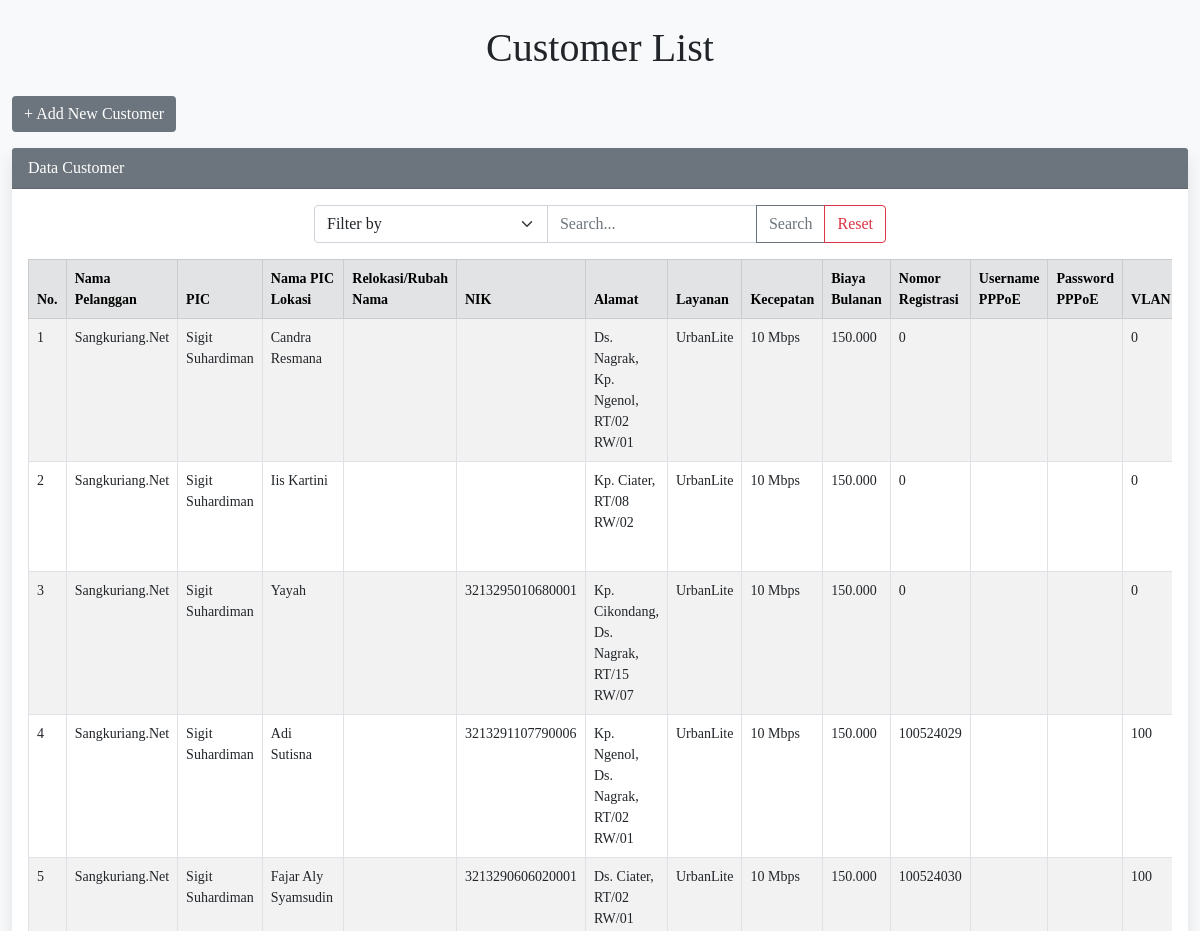
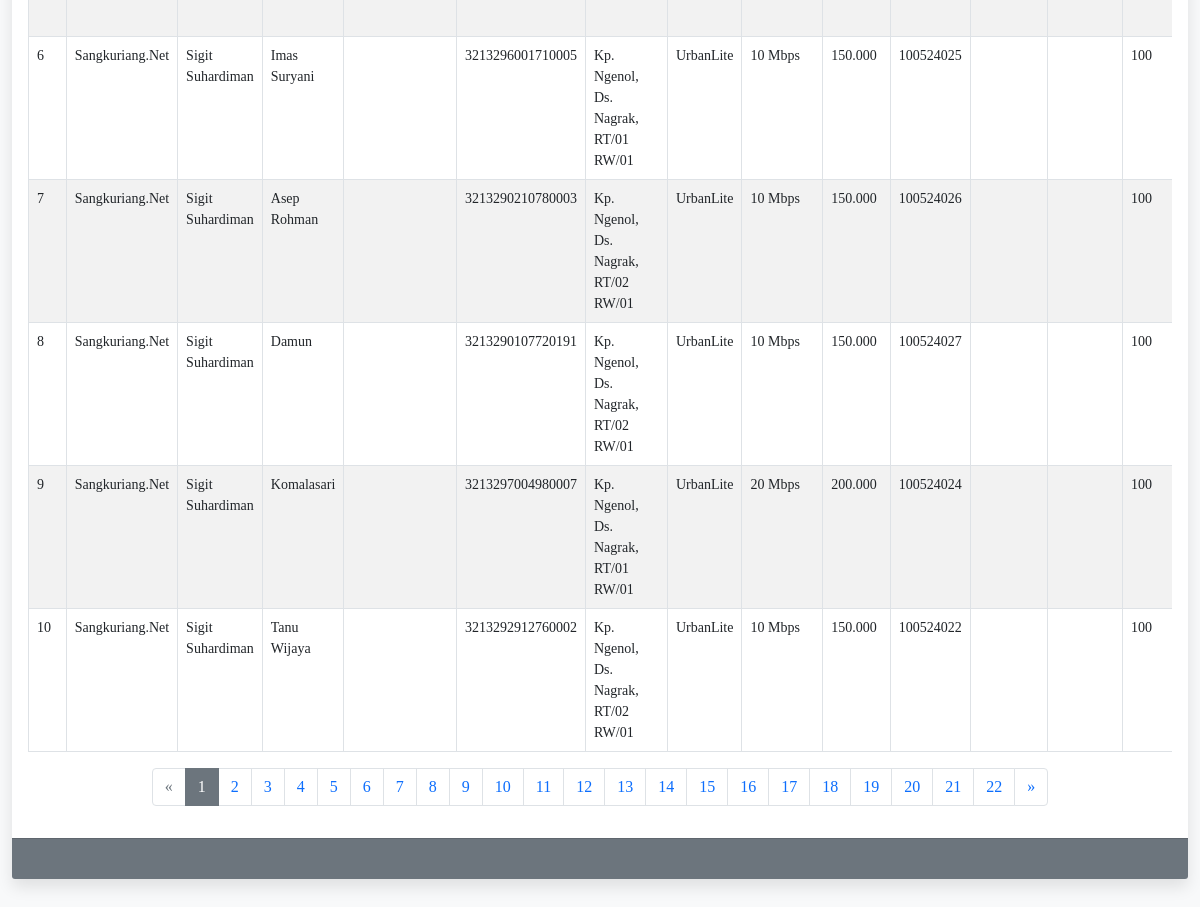
Screenshot of /Customer/src/views/customer/index.php with the database file from the repository (2 pictures, top to bottom).
### tables this page shows
CREATE TABLE `data_cust` (
  `id` int(11) NOT NULL,
  `nama_pelanggan` varchar(255) NOT NULL,
  `pic` varchar(255) NOT NULL,
  `nama_pic_lokasi` varchar(255) NOT NULL,
  `relokasi_rubah_nama` varchar(255) NOT NULL,
  `nik` varchar(255) NOT NULL,
  `alamat` varchar(255) NOT NULL,
  `rt_rw` varchar(255) NOT NULL,
  `layanan` varchar(255) NOT NULL,
  `kecepatan` varchar(255) NOT NULL,
  `biaya_bulanan` varchar(255) NOT NULL,
  `nomor_registrasi` int(11) NOT NULL,
  `username_pppoe` varchar(255) NOT NULL,
  `password_pppoe` varchar(255) NOT NULL,
  `vlan` int(11) NOT NULL,
  `type_onu` varchar(255) NOT NULL,
  `mac_address` varchar(255) NOT NULL,
  `serial_number` varchar(255) NOT NULL,
  `status_onu` varchar(255) NOT NULL,
  `status_pppoe` varchar(255) NOT NULL,
  `tanggal_aktif` varchar(255) NOT NULL,
  `status_user` varchar(255) NOT NULL,
  `keterangan` varchar(255) NOT NULL,
  `tanggal_simpan` timestamp NOT NULL DEFAULT current_timestamp() ON UPDATE current_timestamp()
);

### Customer/src/controllers/Controller.php (called while the page is built, shortened)
<?php
class Controller
{
    protected function view($view, $data = [])
    {
        $viewPath = '../../views/' . $view . '.php';
    }
    protected function model($model)
    {
        $modelPath = '../../models/' . $model . '.php';
        if (file_exists($modelPath)) {
            if (class_exists($model)) {
                return new $model();
            } else {
                die("Model class not found in file: $modelPath");
            }
        } else {
            die("Model file not found: $modelPath");
        }
    }
}

### Customer/src/models/Model.php (called while the page is built, shortened)
<?php
include_once '../../utils/database.php';
class Model
{
    public function __construct()
    {
        $database = new Database();
        $this->conn = $database->getConnection();
    }
}

### Customer/src/utils/database.php (called while the page is built, shortened)
<?php
class Database
{
    private $host = "localhost";
    private $username = "root";
    private $password = "";
    private $database = "customer";
    public function getConnection()
    {
        $this->conn = null;
        try {
            $this->conn = new PDO("mysql:host=" . $this->host . ";dbname=" . $this->database, $this->username, $this->password);
            $this->conn->setAttribute(PDO::ATTR_ERRMODE, PDO::ERRMODE_EXCEPTION);
        } catch (PDOException $e) {
            echo "Connection failed: " . $e->getMessage();
        }
        return $this->conn;
    }
}

### Customer/src/controllers/CustomerController.php (called while the page is built, shortened)
<?php
include_once 'Controller.php';
class CustomerController extends Controller
{
    public function index()
    {
        $customerModel = $this->model('CustomerModel');
        $customers = $customerModel->readAllCustomer();
        return $customers;
    }
}

### Customer/src/models/CustomerModel.php (called while the page is built, shortened)
<?php
include_once 'Model.php';
class CustomerModel extends Model
{
    public function readAllCustomer()
    {
        $query = "SELECT * FROM " . $this->table_name . " ORDER BY id DESC";
        $stmt = $this->conn->prepare($query);
        $stmt->execute();
        return $stmt->fetchAll(PDO::FETCH_ASSOC);
    }
}

### Customer/src/views/customer/index.php (the view, shortened to what this page needs)
<?php
include_once '../../controllers/CustomerController.php';
$customerController = new CustomerController();
$page = isset($_GET['page']) ? (int)$_GET['page'] : 1;
$recordsPerPage = 10;
$offset = ($page - 1) * $recordsPerPage;
if (isset($_GET['filter']) && isset($_GET['search'])) {
    $search = $_GET['search'];
    $filter = $_GET['filter'];
    $customers = $customerController->getCustomersBySearch($filter, $search);
} else {
    $customers = $customerController->index();
}
$totalCustomers = count($customers);
$totalPages = ceil($totalCustomers / $recordsPerPage);
$customers = array_slice($customers, $offset, $recordsPerPage);
$counter = $offset + 1;
?>
<!DOCTYPE html>
<html lang="id">
<head>
    <link href="https://cdn.jsdelivr.net/npm/bootstrap@5.0.2/dist/css/bootstrap.min.css" rel="stylesheet">
</head>
<body>
    <div class="container mt-4 mb-4">
        <h1 class="text-center mb-4">Customer List</h1>
        <a href="create.php" class="btn btn-custom mb-3">+ Add New Customer</a>
        <div class="row">
            <?php if (!empty($customers)) : ?>
                <div class="col-md-12">
                    <div class="card">
                        <div class="card-header">
                            Data Customer
                        </div>
                        <div class="card-body">
                            <div class="col-md-6 mx-auto">
                                <form action="" method="get" class="input-group mb-3 d-flex">
                                    <select class="form-select" name="filter" id="filter" aria-label="Filter Dropdown">
                                        <option value="">Filter by</option>
                                    </select>
                                    <input type="text" class="form-control" name="search" placeholder="Search..." aria-label="Search" aria-describedby="button-addon" value="<?php if (isset($_GET['search'])) echo $_GET['search']; ?>">
                                    <button type="submit" class="btn btn-outline-secondary" id="button-addon">Search</button>
                                    <button type="button" onclick="resetSearch()" class="btn btn-outline-danger">Reset</button>
                                </form>
                            </div>
                            <div class="table-responsive">
                                <table class="table table-striped table-hover table-bordered">
                                    <thead class="table-secondary">
                                        <tr>
                                            <th>No.</th>
                                            <th>Nama Pelanggan</th>
                                            <th>PIC</th>
                                            <th>Nama PIC Lokasi</th>
                                            <th>Relokasi/Rubah Nama</th>
                                            <th>NIK</th>
                                            <th>Alamat</th>
                                            <th>Layanan</th>
                                            <th>Kecepatan</th>
                                            <th>Biaya Bulanan</th>
                                            <th>Nomor Registrasi</th>
                                            <th>Username PPPoE</th>
                                            <th>Password PPPoE</th>
                                            <th>VLAN</th>
                                        </tr>
                                    </thead>
                                    <tbody>
                                        <?php foreach ($customers as $customer) : ?>
                                            <tr>
                                                <td><?= $counter++ ?></td>
                                                <td><?= htmlspecialchars($customer['nama_pelanggan'], ENT_QUOTES, 'UTF-8') ?></td>
                                                <td><?= htmlspecialchars($customer['pic'], ENT_QUOTES, 'UTF-8') ?></td>
                                                <td><?= htmlspecialchars($customer['nama_pic_lokasi'], ENT_QUOTES, 'UTF-8') ?></td>
                                                <td><?= htmlspecialchars($customer['relokasi_rubah_nama'], ENT_QUOTES, 'UTF-8') ?></td>
                                                <td><?= htmlspecialchars($customer['nik'], ENT_QUOTES, 'UTF-8') ?></td>
                                                <td><?= htmlspecialchars($customer['alamat'], ENT_QUOTES, 'UTF-8') ?>, <?= htmlspecialchars($customer['rt_rw'], ENT_QUOTES, 'UTF-8') ?></td>
                                                <td><?= htmlspecialchars($customer['layanan'], ENT_QUOTES, 'UTF-8') ?></td>
                                                <td><?= htmlspecialchars($customer['kecepatan'], ENT_QUOTES, 'UTF-8') ?></td>
                                                <td><?= number_format((float)$customer['biaya_bulanan'], 0, ',', '.') ?></td>
                                                <td><?= htmlspecialchars($customer['nomor_registrasi'], ENT_QUOTES, 'UTF-8') ?></td>
                                                <td><?= htmlspecialchars($customer['username_pppoe'], ENT_QUOTES, 'UTF-8') ?></td>
                                                <td><?= htmlspecialchars($customer['password_pppoe'], ENT_QUOTES, 'UTF-8') ?></td>
                                                <td><?= htmlspecialchars($customer['vlan'], ENT_QUOTES, 'UTF-8') ?></td>
                                            </tr>
                                        <?php endforeach; ?>
                                    </tbody>
                                </table>
                            </div>
                            <nav aria-label="Page navigation example">
                                <ul class="pagination justify-content-center">
                                    <li class="page-item <?php if ($page <= 1) echo 'disabled'; ?>">
                                        <a class="page-link" href="?page=<?= $page - 1 ?>" aria-label="Previous">
                                            <span aria-hidden="true">&laquo;</span>
                                        </a>
                                    </li>
                                    <?php for ($i = 1; $i <= $totalPages; $i++) : ?>
                                        <li class="page-item <?php if ($i == $page) echo 'active'; ?>"><a class="page-link" href="?page=<?= $i ?>"><?= $i ?></a></li>
                                    <?php endfor; ?>
                                    <li class="page-item <?php if ($page >= $totalPages) echo 'disabled'; ?>">
                                        <a class="page-link" href="?page=<?= $page + 1 ?>" aria-label="Next">
                                            <span aria-hidden="true">&raquo;</span>
                                        </a>
                                    </li>
                                </ul>
                            </nav>
                        </div>
                        <div class="card-footer">
                        </div>
                    </div>
                </div>
            <?php endif; ?>
        </div>
    </div>
    <script src="https://cdn.jsdelivr.net/npm/bootstrap@5.0.2/dist/js/bootstrap.bundle.min.js"></script></body>
</html>

### Customer/src/views/customer/index.php (style rules this page uses)
body { background-color: #f8f9fa; font-family: "Times New Roman", Times, serif; }
.container { max-width: 1200px; margin: auto; }
.card { border: none; box-shadow: 0 0.5rem 1rem rgba(0, 0, 0, 0.1); margin-bottom: 20px; }
.card-header, .card-footer { background-color: #6c757d; color: #fff; text-align: start; }
.btn-custom { background-color: #6c757d; color: #fff; border: none; }
.form-control, .form-select { border-radius: 0.25rem; }
.pagination .page-item.active .page-link { background-color: #6c757d; border-color: #6c757d; }
.table { font-size: 0.875rem; }

### rows the page displays
data_cust: nama_pelanggan "Sangkuriang.Net", pic "Sigit Suhardiman", nama_pic_lokasi "Candra Resmana", alamat "Ds. Nagrak, Kp. Ngenol", rt_rw "RT/02 RW/01", layanan "UrbanLite", kecepatan "10 Mbps", biaya_bulanan "150.000", nomor_registrasi "0", vlan "0"
data_cust: nama_pelanggan "Sangkuriang.Net", pic "Sigit Suhardiman", nama_pic_lokasi "Iis Kartini", alamat "Kp. Ciater", rt_rw "RT/08 RW/02", layanan "UrbanLite", kecepatan "10 Mbps", biaya_bulanan "150.000", nomor_registrasi "0", vlan "0"
data_cust: nama_pelanggan "Sangkuriang.Net", pic "Sigit Suhardiman", nama_pic_lokasi "Yayah", nik "3213295010680001", alamat "Kp. Cikondang, Ds. Nagrak", rt_rw "RT/15 RW/07", layanan "UrbanLite", kecepatan "10 Mbps", biaya_bulanan "150.000", nomor_registrasi "0", vlan "0"
data_cust: nama_pelanggan "Sangkuriang.Net", pic "Sigit Suhardiman", nama_pic_lokasi "Adi Sutisna", nik "3213291107790006", alamat "Kp. Ngenol, Ds. Nagrak", rt_rw "RT/02 RW/01", layanan "UrbanLite", kecepatan "10 Mbps", biaya_bulanan "150.000", nomor_registrasi "100524029", vlan "100"
data_cust: nama_pelanggan "Sangkuriang.Net", pic "Sigit Suhardiman", nama_pic_lokasi "Fajar Aly Syamsudin", nik "3213290606020001", alamat "Ds. Ciater", rt_rw "RT/02 RW/01", layanan "UrbanLite", kecepatan "10 Mbps", biaya_bulanan "150.000", nomor_registrasi "100524030", vlan "100"
data_cust: nama_pelanggan "Sangkuriang.Net", pic "Sigit Suhardiman", nama_pic_lokasi "Imas Suryani", nik "3213296001710005", alamat "Kp. Ngenol, Ds. Nagrak", rt_rw "RT/01 RW/01", layanan "UrbanLite", kecepatan "10 Mbps", biaya_bulanan "150.000", nomor_registrasi "100524025", vlan "100"
data_cust: nama_pelanggan "Sangkuriang.Net", pic "Sigit Suhardiman", nama_pic_lokasi "Asep Rohman", nik "3213290210780003", alamat "Kp. Ngenol, Ds. Nagrak", rt_rw "RT/02 RW/01", layanan "UrbanLite", kecepatan "10 Mbps", biaya_bulanan "150.000", nomor_registrasi "100524026", vlan "100"
data_cust: nama_pelanggan "Sangkuriang.Net", pic "Sigit Suhardiman", nama_pic_lokasi "Damun", nik "3213290107720191", alamat "Kp. Ngenol, Ds. Nagrak", rt_rw "RT/02 RW/01", layanan "UrbanLite", kecepatan "10 Mbps", biaya_bulanan "150.000", nomor_registrasi "100524027", vlan "100"
data_cust: nama_pelanggan "Sangkuriang.Net", pic "Sigit Suhardiman", nama_pic_lokasi "Komalasari", nik "3213297004980007", alamat "Kp. Ngenol, Ds. Nagrak", rt_rw "RT/01 RW/01", layanan "UrbanLite", kecepatan "20 Mbps", biaya_bulanan "200.000", nomor_registrasi "100524024", vlan "100"
data_cust: nama_pelanggan "Sangkuriang.Net", pic "Sigit Suhardiman", nama_pic_lokasi "Tanu Wijaya", nik "3213292912760002", alamat "Kp. Ngenol, Ds. Nagrak", rt_rw "RT/02 RW/01", layanan "UrbanLite", kecepatan "10 Mbps", biaya_bulanan "150.000", nomor_registrasi "100524022", vlan "100"
